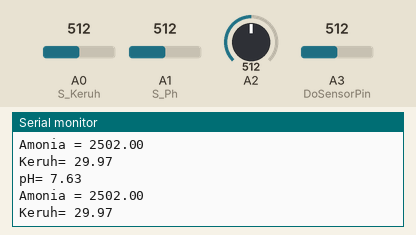
Recording of a sketch running on a simulated Arduino Mega 2560, built with avr-gcc and run on an emulated ATmega2560. Parts: the last lines printed to the serial monitor. The test bench sets the inputs (shaded band); at power-on: A1 (S_Ph) = 512, A0 (S_Keruh) = 512, A2 = 512, A3 (DoSensorPin) = 512. EEPROM starts erased.

Above: at 5.9 s.
6.0 s: A1 (S_Ph) set to 23
At 6.09 s:
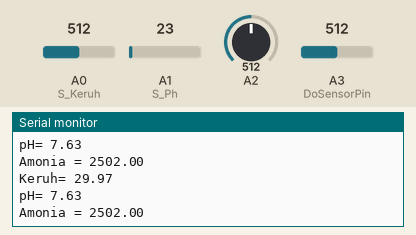
7.5 s: A1 (S_Ph) set to 19
At 7.63 s:
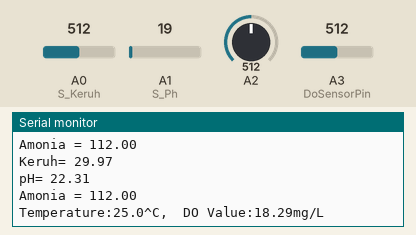
Timing chart, 0 to 10.5 s (numbered marks = the images above; inputs shaded):
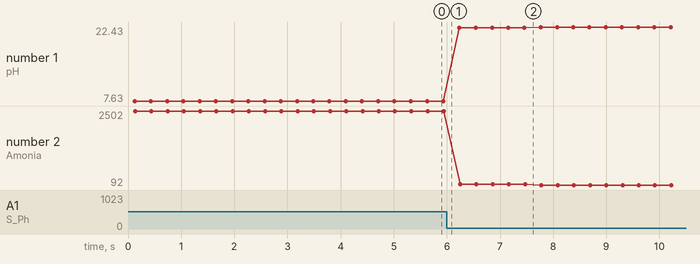

The sketch:

SENSOR.ino
```cpp
#include <avr/pgmspace.h>
#include <EEPROM.h>

int S_Keruh = A0;
int S_Ph = A1;
int S_Gas = A2;
int S_Oxygen = A3;
float amonia, keruh, oxygen, ph;
float volt;
float tegang;
float wew;
int samples = 10;
float adc_resolution = 1024.0;
float ph_regresi_2;

float m = -0.263; //Slope
float b = 0.42; //Y-Intercept
float R0 = 2.19; //Sensor Resistance in fresh air from previous code


#define DoSensorPin  A3//dissolved oxygen sensor analog output pin to arduino mainboard
#define VREF 5000    //for arduino uno, the ADC reference is the AVCC, that is 5000mV(TYP)
float doValue;      //current dissolved oxygen value, unit; mg/L
float temperature = 25;    //default temperature is 25^C, you can use a temperature sensor to read it

#define EEPROM_write(address, p) {int i = 0; byte *pp = (byte*)&(p);for(; i < sizeof(p); i++) EEPROM.write(address+i, pp[i]);}
#define EEPROM_read(address, p)  {int i = 0; byte *pp = (byte*)&(p);for(; i < sizeof(p); i++) pp[i]=EEPROM.read(address+i);}

#define ReceivedBufferLength 20
char receivedBuffer[ReceivedBufferLength + 1];  // store the serial command
byte receivedBufferIndex = 0;

#define SCOUNT  30           // sum of sample point
int analogBuffer[SCOUNT];    //store the analog value in the array, readed from ADC
int analogBufferTemp[SCOUNT];
int analogBufferIndex = 0, copyIndex = 0;

#define SaturationDoVoltageAddress 12          //the address of the Saturation Oxygen voltage stored in the EEPROM
#define SaturationDoTemperatureAddress 16      //the address of the Saturation Oxygen temperature stored in the EEPROM
float SaturationDoVoltage, SaturationDoTemperature;
float averageVoltage;

const float SaturationValueTab[41] PROGMEM = {      //saturation dissolved oxygen concentrations at various temperatures
  14.46, 14.22, 13.82, 13.44, 13.09,
  12.74, 12.42, 12.11, 11.81, 11.53,
  11.26, 11.01, 10.77, 10.53, 10.30,
  10.08, 9.86,  9.66,  9.46,  9.27,
  9.08,  8.90,  8.73,  8.57,  8.41,
  8.25,  8.11,  7.96,  7.82,  7.69,
  7.56,  7.43,  7.30,  7.18,  7.07,
  6.95,  6.84,  6.73,  6.63,  6.53,
  6.41,
};

void setup() {
  // put your setup code here, to run once:
  Serial.begin(9600);
  Serial1.begin(9600);
  readDoCharacteristicValues();
}


void loop() {
  // put your main code here, to run repeatedly:

  cek_keruh();
  cek_ph();
  cek_gas();
  cek_DO();
  kirim();

  delay(200);

}


boolean serialDataAvailable(void)
{
  char receivedChar;
  static unsigned long receivedTimeOut = millis();
  while ( Serial.available() > 0 )
  {
    if (millis() - receivedTimeOut > 500U)
    {
      receivedBufferIndex = 0;
      memset(receivedBuffer, 0, (ReceivedBufferLength + 1));
    }
    receivedTimeOut = millis();
    receivedChar = Serial.read();
    if (receivedChar == '\n' || receivedBufferIndex == ReceivedBufferLength)
    {
      receivedBufferIndex = 0;
      strupr(receivedBuffer);
      return true;
    } else {
      receivedBuffer[receivedBufferIndex] = receivedChar;
      receivedBufferIndex++;
    }
  }
  return false;
}

byte uartParse()
{
  byte modeIndex = 0;
  if (strstr(receivedBuffer, "CALIBRATION") != NULL)
    modeIndex = 1;
  else if (strstr(receivedBuffer, "EXIT") != NULL)
    modeIndex = 3;
  else if (strstr(receivedBuffer, "SATCAL") != NULL)
    modeIndex = 2;
  return modeIndex;
}

void doCalibration(byte mode)
{
  char *receivedBufferPtr;
  static boolean doCalibrationFinishFlag = 0, enterCalibrationFlag = 0;
  float voltageValueStore;
  switch (mode)
  {
    case 0:
      if (enterCalibrationFlag)
        Serial.println(F("Command Error"));
      break;

    case 1:
      enterCalibrationFlag = 1;
      doCalibrationFinishFlag = 0;
      Serial.println();
      Serial.println(F(">>>Enter Calibration Mode<<<"));
      Serial.println(F(">>>Please put the probe into the saturation oxygen water! <<<"));
      Serial.println();
      break;

    case 2:
      if (enterCalibrationFlag)
      {
        Serial.println();
        Serial.println(F(">>>Saturation Calibration Finish!<<<"));
        Serial.println();
        EEPROM_write(SaturationDoVoltageAddress, averageVoltage);
        EEPROM_write(SaturationDoTemperatureAddress, temperature);
        SaturationDoVoltage = averageVoltage;
        SaturationDoTemperature = temperature;
        doCalibrationFinishFlag = 1;
      }
      break;

    case 3:
      if (enterCalibrationFlag)
      {
        Serial.println();
        if (doCalibrationFinishFlag)
          Serial.print(F(">>>Calibration Successful"));
        else
          Serial.print(F(">>>Calibration Failed"));
        Serial.println(F(",Exit Calibration Mode<<<"));
        Serial.println();
        doCalibrationFinishFlag = 0;
        enterCalibrationFlag = 0;
      }
      break;
  }
}

int getMedianNum(int bArray[], int iFilterLen)
{
  int bTab[iFilterLen];
  for (byte i = 0; i < iFilterLen; i++)
  {
    bTab[i] = bArray[i];
  }
  int i, j, bTemp;
  for (j = 0; j < iFilterLen - 1; j++)
  {
    for (i = 0; i < iFilterLen - j - 1; i++)
    {
      if (bTab[i] > bTab[i + 1])
      {
        bTemp = bTab[i];
        bTab[i] = bTab[i + 1];
        bTab[i + 1] = bTemp;
      }
    }
  }
  if ((iFilterLen & 1) > 0)
    bTemp = bTab[(iFilterLen - 1) / 2];
  else
    bTemp = (bTab[iFilterLen / 2] + bTab[iFilterLen / 2 - 1]) / 2;
  return bTemp;
}

void readDoCharacteristicValues(void)
{
  EEPROM_read(SaturationDoVoltageAddress, SaturationDoVoltage);
  EEPROM_read(SaturationDoTemperatureAddress, SaturationDoTemperature);
  if (EEPROM.read(SaturationDoVoltageAddress) == 0xFF && EEPROM.read(SaturationDoVoltageAddress + 1) == 0xFF && EEPROM.read(SaturationDoVoltageAddress + 2) == 0xFF && EEPROM.read(SaturationDoVoltageAddress + 3) == 0xFF)
  {
    SaturationDoVoltage = 1127.6;   //default voltage:1127.6mv
    EEPROM_write(SaturationDoVoltageAddress, SaturationDoVoltage);
  }
  if (EEPROM.read(SaturationDoTemperatureAddress) == 0xFF && EEPROM.read(SaturationDoTemperatureAddress + 1) == 0xFF && EEPROM.read(SaturationDoTemperatureAddress + 2) == 0xFF && EEPROM.read(SaturationDoTemperatureAddress + 3) == 0xFF)
  {
    SaturationDoTemperature = 25.0;   //default temperature is 25^C
    EEPROM_write(SaturationDoTemperatureAddress, SaturationDoTemperature);
  }
}

void cek_DO() {
  static unsigned long analogSampleTimepoint = millis();
  if (millis() - analogSampleTimepoint > 30U)  //every 30 milliseconds,read the analog value from the ADC
  {
    analogSampleTimepoint = millis();
    analogBuffer[analogBufferIndex] = analogRead(A3);    //read the analog value and store into the buffer
    analogBufferIndex++;
    if (analogBufferIndex == SCOUNT)
      analogBufferIndex = 0;
  }

  static unsigned long tempSampleTimepoint = millis();
  if (millis() - tempSampleTimepoint > 500U) // every 500 milliseconds, read the temperature
  {
    tempSampleTimepoint = millis();
    //temperature = readTemperature();  // add your temperature codes here to read the temperature, unit:^C
  }

  static unsigned long printTimepoint = millis();
  if (millis() - printTimepoint > 1000U)
  {
    printTimepoint = millis();
    for (copyIndex = 0; copyIndex < SCOUNT; copyIndex++)
    {
      analogBufferTemp[copyIndex] = analogBuffer[copyIndex];
    }
    averageVoltage = getMedianNum(analogBufferTemp, SCOUNT) * (float)VREF / 1024.0; // read the value more stable by the median filtering algorithm
    Serial.print(F("Temperature:"));
    Serial.print(temperature, 1);
    Serial.print(F("^C"));
    doValue = pgm_read_float_near( &SaturationValueTab[0] + (int)(SaturationDoTemperature + 0.5) ) * averageVoltage / SaturationDoVoltage; //calculate the do value, doValue = Voltage / SaturationDoVoltage * SaturationDoValue(with temperature compensation)
    Serial.print(F(",  DO Value:"));
    Serial.print(doValue, 2);
    Serial.println(F("mg/L"));
    oxygen = doValue;
  }
  if (serialDataAvailable() > 0)
  {
    byte modeIndex = uartParse();  //parse the uart command received
    doCalibration(modeIndex);    // If the correct calibration command is received, the calibration function should be called.
  }


}


void cek_gas() {
  float sensor_volt; //Define variable for sensor voltage
  float RS_gas; //Define variable for sensor resistance
  float ratio; //Define variable for ratio
  sensor_volt = S_Gas * (5.0 / 1023.0); //Convert analog values to voltage
  RS_gas = ((5.0 * 10.0) / sensor_volt) - 10.0; //Get value of RS in a gas
  ratio = RS_gas / R0; // Get ratio RS_gas/RS_air
  double ppm_log = (log10(ratio) - b) / m; //Get ppm value in linear scale according to the the ratio value
  double ppm = pow(10, ppm_log); //Convert ppm value to log scale
  double percentage = ppm / 10000; //Convert to percentage
  int PotSP = analogRead(A1);
  int Zero = analogRead(A2);
  int Spam = analogRead(A3);
  double ppmsp;
  double zerotrim;
  zerotrim = map(Zero, 0, 1023, 0, 2);
  ppmsp = map(PotSP, 0, 1023, 0, 5000);
  Serial.print("Amonia = ");
  Serial.println(ppmsp);
  amonia = ppmsp;
}


//https://cimpleo.com/blog/simple-arduino-ph-meter/
void cek_ph() {
  int measurings = 0;
  for (int i = 0; i < samples; i++)
  {
    measurings += analogRead(S_Ph);
    delay(10);
  }
  float voltage = 5 / adc_resolution * measurings / samples;
  ph = ph_pars(voltage);
  Serial.print("pH= ");
  float ph_regresi = 1.1067193676 * ph;
  ph_regresi_2 = ph_regresi - 0.11680238;
  Serial.println(ph_regresi_2);
}
float ph_pars (float voltage) {
  return 7 + ((2.5 - voltage) / 0.18) ;
}


void cek_keruh() {
  tegang = analogRead(S_Keruh) ;
  wew = tegang * (5.0 / 1024);
  keruh = 100 - (wew / 3.57) * 100.00;
  Serial.print("Keruh= ");
  Serial.println(keruh);
}


void kirim() {
  Serial1.print("*");
  Serial1.print(amonia);
  Serial1.print(",");
  Serial1.print(keruh);
  Serial1.print(",");
  Serial1.print(oxygen);
  Serial1.print(",");
  Serial1.print(ph_regresi_2);
  Serial1.println("#");
}
```

Measured:
- the behaviour switches between 21 and 20 on A1 (S_Ph) (found by bisection; images 1 and 2)
- plotted number 1: 7.63 → 22.31 after the input at 6.0 s, 22.31 → 22.43 after the input at 7.5 s
- plotted number 2: 2502 → 112 after the input at 6.0 s, 112 → 92 after the input at 7.5 s
